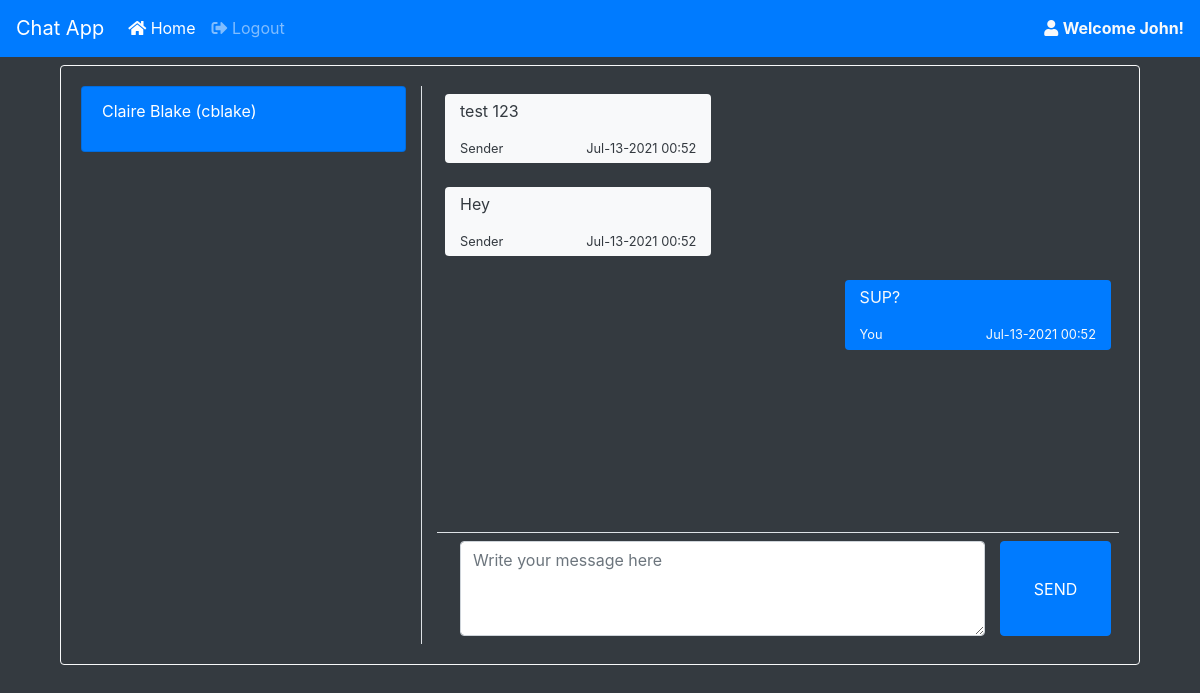
/home/?u=6 (signed in), run on the app's committed database.
### chat/models.py (models this page shows, shortened)
class chatMessages(models.Model):
    user_from = models.ForeignKey(User,
        on_delete=models.CASCADE,related_name="+")
    user_to = models.ForeignKey(User,
        on_delete=models.CASCADE,related_name="+")
    message = models.TextField()
    date_created = models.DateTimeField(default=timezone.now)

### chat/views.py (the view)
# urls.py: path('', views.home, name='chat-home'),
@login_required
def home(request):
    User = get_user_model()
    users = User.objects.all()
    chats = {}
    if request.method == 'GET' and 'u' in request.GET:
        chats = chatMessages.objects.filter(Q(user_from=request.user.id, user_to=request.GET['u']) | Q(user_from=request.GET['u'], user_to=request.user.id))
        chats = chats.order_by('date_created')
    context = {
        "page":"home",
        "users":users,
        "chats":chats,
        "chat_id": int(request.GET['u'] if request.method == 'GET' and 'u' in request.GET else 0)
    }
    print(request.GET['u'] if request.method == 'GET' and 'u' in request.GET else 0)
    return render(request,"chat/home.html",context)

### chat/templates/chat/home.html (shortened to what this page needs)
{% extends 'chat/base.html' %} {% load static %}  {% block content %}
<div class="container" style="height: 75%;">
    <div class="card bg-dark h-100 border-light">
        <div class="card-body h-100">
            <div class="row h-100">
                <div class="col-md-4 border-right h-100">
                    <div class="list-group bg-dark" id='user-list'>
                        {% for u in users %} {% if not u.id == 1 and not u.id == user.id %}
                        <a class="list-group-item {% if u.id != chat_id %}bg-dark{% else %}bg-primary{% endif %} text-white" href="{% url 'chat-home' %}?u={{u.id}}">
                            <div>
                                <p>{{u.first_name}} {{u.last_name}} ({{u.username}})</p>
                            </div>
                        </a>
                        {% endif %} {% endfor %}
                    </div>
                </div>
                <div class="col-md-8 h-100">
                    {% if not chat_id > 0 %}
                    <div class="h-100 d-flex flex-column justify-content-center align-items-center">
                        <h3>Start Chat now</h3>
                        <p><small class="text-muted">Please select a person to chat with.</small></p>
                    </div>
                    {% else%}
                    <div id="chat-box-field" class="h-100">
                        <div class="chat-box" style="height:80%">
                            {% for chat in chats %} {% if chat.user_from == user %}
                            <div class="p-2 w-100 d-flex justify-content-end">
                                <div class=" chat-bubble  ml-2 mb-2 bg-primary text-light rounded" data-id="{{chat.id}}">
                                    <p>{{chat.message}}</p>
                                    <div class="d-flex justify-content-between"><small>You</small> <small>{{chat.date_created|date:"M-d-Y H:i"}}</small></div>
                                </div>
                            </div>
                            {% else %}
                            <div class="p-2 w-100 d-flex justify-content-start">
                                <div class="chat-bubble mr-2 mb-2 bg-light text-dark rounded" data-id="{{chat.id}}">
                                    <p>{{chat.message}}</p>
                                    <div class=" d-flex justify-content-between"><small>Sender</small> <small>{{chat.date_created|date:"M-d-Y H:i"}}</small></div>
                                </div>
                            </div>
                            {% endif %} {% endfor %}
                        </div>
                        <div class="chat-box-form border-top p-2" style="height:20%">
                            <div class="w-100 h-100">
                                <form action="" id="chat-submit" class="h-100 d-flex ">
                                    <div class="col-md-10 h-100">
                                        <textarea name="message" id="" class="h-100 w-100 form-control" placeholder="Write your message here"></textarea>
                                    </div>
                                    <button class="button btn btn-primary h-100 w-100 justify-content-center align-items-center d-flex">SEND</button>
                                </form>
                            </div>
                        </div>
                    </div>
                    {% endif %}
                </div>
            </div>
        </div>
    </div>
</div>
{% endblock %}

### chat/templates/chat/base.html (shortened to what this page needs)
<!DOCTYPE html>
<html lang="en">
{% load static %}
<head>
    <link rel="stylesheet" href="{% static 'css/bootstrap.min.css' %}">
    <link rel="stylesheet" href="{% static 'fontawesome-free/css/all.min.css' %}">
    <link rel="stylesheet" href="{% static 'css/custom.css' %}">
</head>
<body class='bg-dark text-light'>
    <nav class="navbar navbar-expand-lg navbar-dark bg-primary w-100 border-bottom border-primary mb-2" id="top-nav">
        <a class="navbar-brand" href="{% url 'chat-home' %}">Chat App</a>
        <div class="collapse navbar-collapse" id="nav-menu">
            <ul class="navbar-nav mr-auto">
                <li class="nav-item {% if page == 'home' %} active {% endif %}">
                    <a class="nav-link" href="{% url 'chat-home' %}"><i class="fa fa-home"></i> Home</a>
                </li>
                <li class="nav-item">
                    <a class="nav-link" href="{% url 'chat-logout' %}"><i class="fa fa-sign-out-alt"></i> Logout</a>
                </li>
            </ul>
            {% if user.is_authenticated %}
            <span><a class="text-light"  href="{% url 'chat-profile' %}"><i class="fa fa-user"></i> <b>Welcome {{user.first_name}}!</b></a></span> {% endif %}
        </div>
    </nav>
    <div class="container h-100">
        {% block content %}{% endblock content %}
    </div>
</body>
</html>

### static/css/custom.css (style rules this page uses)
html, body { height: 100%; width: 100%; }

### chat/templates/chat/base.html (style rules this page uses)
html, body { height: 100%; width: 100%; }

### chat/templates/chat/home.html (style rules this page uses)
.list-group-item { cursor: pointer }
.chat-bubble { min-width: 40%; max-width: 80%; padding: 5px 15px; }
.chat-box { overflow: auto; max-width: 100%; }

### data on the page
chatMessages: message "test 123", date_created "Jul-13-2021 00:52"
chatMessages: message "Hey", date_created "Jul-13-2021 00:52"
chatMessages: message "SUP?", date_created "Jul-13-2021 00:52"

### other printed values
{{ user.first_name }} "John"
{{ u.first_name }} "Claire"
{{ u.last_name }} "Blake"
{{ u.username }} "cblake"
